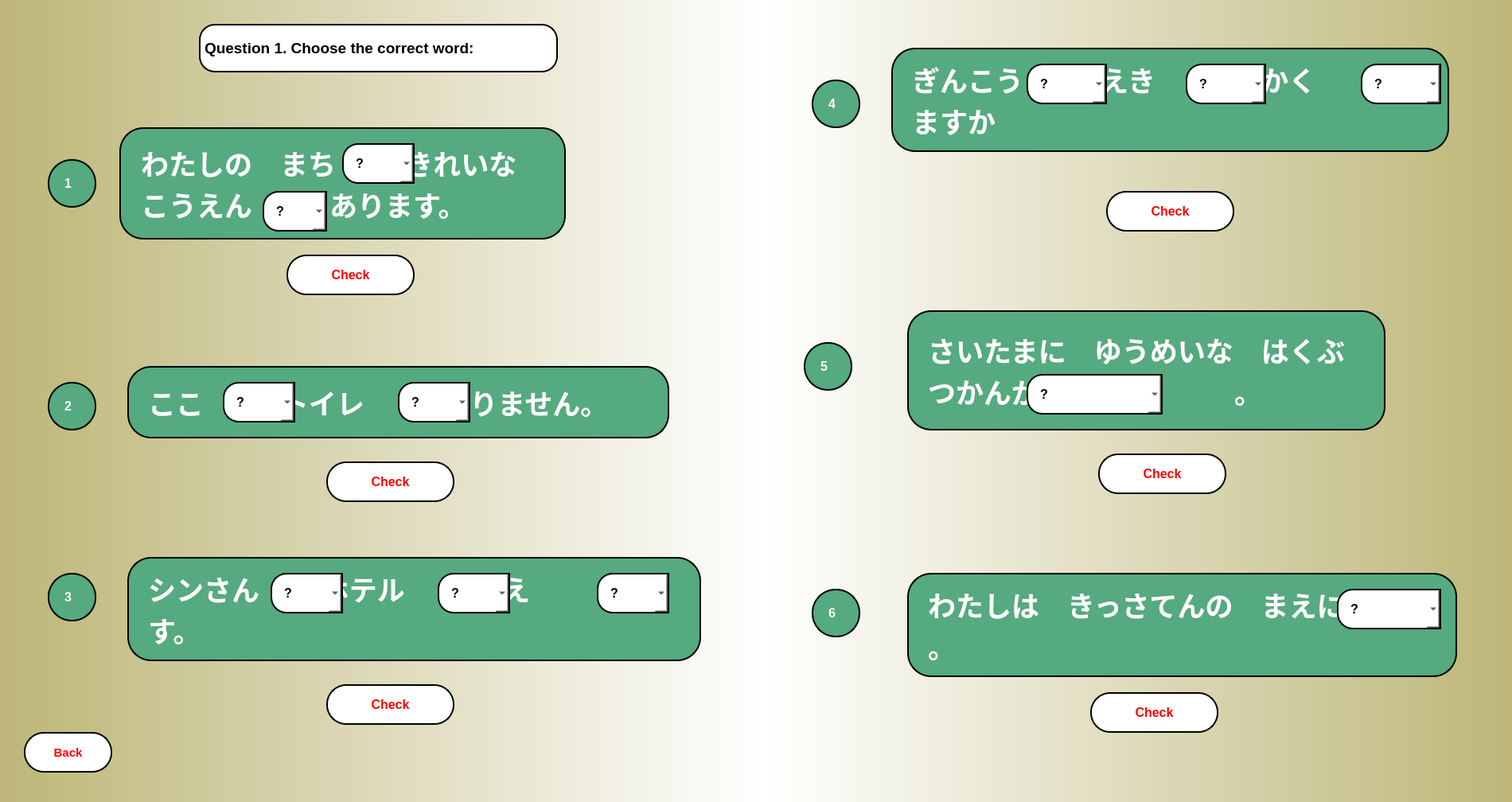
<?xml version="1.0" encoding="UTF-8"?>
<ui version="4.0">
 <class>MainWindow</class>
 <widget class="QMainWindow" name="MainWindow">
  <property name="geometry">
   <rect>
    <x>0</x>
    <y>0</y>
    <width>1900</width>
    <height>1008</height>
   </rect>
  </property>
  <property name="windowTitle">
   <string>MainWindow</string>
  </property>
  <widget class="QWidget" name="centralwidget">
   <widget class="QWidget" name="widget" native="true">
    <property name="geometry">
     <rect>
      <x>0</x>
      <y>0</y>
      <width>1911</width>
      <height>1011</height>
     </rect>
    </property>
    <widget class="QWidget" name="widget_2" native="true">
     <property name="geometry">
      <rect>
       <x>0</x>
       <y>0</y>
       <width>961</width>
       <height>1011</height>
      </rect>
     </property>
     <property name="styleSheet">
      <string notr="true">background-color: qlineargradient(spread:repeat, x1:0, y1:0, x2:1, y2:0, stop:0 rgba(189, 182, 120, 255), stop:1 rgba(255, 255, 255, 255));</string>
     </property>
     <widget class="QLabel" name="label_3">
      <property name="geometry">
       <rect>
        <x>60</x>
        <y>200</y>
        <width>61</width>
        <height>61</height>
       </rect>
      </property>
      <property name="font">
       <font>
        <pointsize>12</pointsize>
        <weight>75</weight>
        <bold>true</bold>
       </font>
      </property>
      <property name="styleSheet">
       <string notr="true">border-radius: 30px;
border: 2px solid black;
padding: 15px;
background-color: rgb(85, 170, 127);
color: rgb(255, 255, 255);</string>
      </property>
      <property name="text">
       <string>1</string>
      </property>
     </widget>
     <widget class="QLabel" name="label_4">
      <property name="geometry">
       <rect>
        <x>60</x>
        <y>480</y>
        <width>61</width>
        <height>61</height>
       </rect>
      </property>
      <property name="font">
       <font>
        <pointsize>12</pointsize>
        <weight>75</weight>
        <bold>true</bold>
       </font>
      </property>
      <property name="styleSheet">
       <string notr="true">border-radius: 30px;
border: 2px solid black;
padding: 15px;
background-color: rgb(85, 170, 127);
color: rgb(255, 255, 255);</string>
      </property>
      <property name="text">
       <string>2</string>
      </property>
     </widget>
     <widget class="QLabel" name="q2">
      <property name="geometry">
       <rect>
        <x>160</x>
        <y>460</y>
        <width>681</width>
        <height>91</height>
       </rect>
      </property>
      <property name="font">
       <font>
        <pointsize>26</pointsize>
        <weight>75</weight>
        <bold>true</bold>
        <strikeout>false</strikeout>
       </font>
      </property>
      <property name="mouseTracking">
       <bool>false</bool>
      </property>
      <property name="tabletTracking">
       <bool>false</bool>
      </property>
      <property name="acceptDrops">
       <bool>false</bool>
      </property>
      <property name="autoFillBackground">
       <bool>false</bool>
      </property>
      <property name="styleSheet">
       <string notr="true">border-radius: 30px;
border: 2px solid black;
padding: 15px;
background-color: rgb(85, 170, 127);
color: rgb(255, 255, 255);</string>
      </property>
      <property name="text">
       <string>ここ          トイレ          ありません。</string>
      </property>
      <property name="scaledContents">
       <bool>false</bool>
      </property>
      <property name="wordWrap">
       <bool>true</bool>
      </property>
     </widget>
     <widget class="QComboBox" name="ans14_2_1">
      <property name="geometry">
       <rect>
        <x>280</x>
        <y>480</y>
        <width>91</width>
        <height>51</height>
       </rect>
      </property>
      <property name="font">
       <font>
        <pointsize>12</pointsize>
        <weight>75</weight>
        <bold>true</bold>
       </font>
      </property>
      <property name="styleSheet">
       <string notr="true">border-top-left-radius: 20px;
border-bottom-left-radius:20px;
border: 2px solid black;
padding: 15px;
background-color: rgb(255, 255, 255);</string>
      </property>
      <item>
       <property name="text">
        <string>?</string>
       </property>
      </item>
      <item>
       <property name="text">
        <string>に</string>
       </property>
      </item>
      <item>
       <property name="text">
        <string>が</string>
       </property>
      </item>
     </widget>
     <widget class="QLabel" name="label_5">
      <property name="geometry">
       <rect>
        <x>60</x>
        <y>720</y>
        <width>61</width>
        <height>61</height>
       </rect>
      </property>
      <property name="font">
       <font>
        <pointsize>12</pointsize>
        <weight>75</weight>
        <bold>true</bold>
       </font>
      </property>
      <property name="styleSheet">
       <string notr="true">border-radius: 30px;
border: 2px solid black;
padding: 15px;
background-color: rgb(85, 170, 127);
color: rgb(255, 255, 255);</string>
      </property>
      <property name="text">
       <string>3</string>
      </property>
     </widget>
     <widget class="QPushButton" name="check14_1">
      <property name="geometry">
       <rect>
        <x>360</x>
        <y>320</y>
        <width>161</width>
        <height>51</height>
       </rect>
      </property>
      <property name="font">
       <font>
        <pointsize>12</pointsize>
        <weight>75</weight>
        <bold>true</bold>
       </font>
      </property>
      <property name="styleSheet">
       <string notr="true">QPushButton {
border-radius: 25px;
border: 2px solid black;
padding: 15px;
background-color:rgb(255, 255, 255);
color: rgb(255, 0, 0);
}

QPushButton:pressed {
    background-color:rgb(170, 255, 255);
}</string>
      </property>
      <property name="text">
       <string>Check</string>
      </property>
     </widget>
     <widget class="QPushButton" name="check14_2">
      <property name="geometry">
       <rect>
        <x>410</x>
        <y>580</y>
        <width>161</width>
        <height>51</height>
       </rect>
      </property>
      <property name="font">
       <font>
        <pointsize>12</pointsize>
        <weight>75</weight>
        <bold>true</bold>
       </font>
      </property>
      <property name="styleSheet">
       <string notr="true">QPushButton {
border-radius: 25px;
border: 2px solid black;
padding: 15px;
background-color:rgb(255, 255, 255);
color: rgb(255, 0, 0);
}

QPushButton:pressed {
    background-color:rgb(170, 255, 255);
}</string>
      </property>
      <property name="text">
       <string>Check</string>
      </property>
     </widget>
     <widget class="QLabel" name="q2_2">
      <property name="geometry">
       <rect>
        <x>160</x>
        <y>700</y>
        <width>721</width>
        <height>131</height>
       </rect>
      </property>
      <property name="font">
       <font>
        <pointsize>26</pointsize>
        <weight>75</weight>
        <bold>true</bold>
        <strikeout>false</strikeout>
       </font>
      </property>
      <property name="mouseTracking">
       <bool>false</bool>
      </property>
      <property name="tabletTracking">
       <bool>false</bool>
      </property>
      <property name="acceptDrops">
       <bool>false</bool>
      </property>
      <property name="autoFillBackground">
       <bool>false</bool>
      </property>
      <property name="styleSheet">
       <string notr="true">border-radius: 30px;
border: 2px solid black;
padding: 15px;
background-color: rgb(85, 170, 127);
color: rgb(255, 255, 255);</string>
      </property>
      <property name="text">
       <string>シンさん        ホテル         まえ         います。</string>
      </property>
      <property name="scaledContents">
       <bool>false</bool>
      </property>
      <property name="wordWrap">
       <bool>true</bool>
      </property>
     </widget>
     <widget class="QPushButton" name="check14_3">
      <property name="geometry">
       <rect>
        <x>410</x>
        <y>860</y>
        <width>161</width>
        <height>51</height>
       </rect>
      </property>
      <property name="font">
       <font>
        <pointsize>12</pointsize>
        <weight>75</weight>
        <bold>true</bold>
       </font>
      </property>
      <property name="styleSheet">
       <string notr="true">QPushButton {
border-radius: 25px;
border: 2px solid black;
padding: 15px;
background-color:rgb(255, 255, 255);
color: rgb(255, 0, 0);
}

QPushButton:pressed {
    background-color:rgb(170, 255, 255);
}</string>
      </property>
      <property name="text">
       <string>Check</string>
      </property>
     </widget>
     <widget class="QLabel" name="label">
      <property name="geometry">
       <rect>
        <x>250</x>
        <y>30</y>
        <width>451</width>
        <height>61</height>
       </rect>
      </property>
      <property name="font">
       <font>
        <pointsize>14</pointsize>
        <weight>75</weight>
        <bold>true</bold>
       </font>
      </property>
      <property name="styleSheet">
       <string notr="true">border-radius: 20px;
border: 2px solid black;
background-color: rgb(255, 255, 255);
</string>
      </property>
      <property name="text">
       <string>Question 1. Choose the correct word:</string>
      </property>
     </widget>
     <widget class="QPushButton" name="back_gr14">
      <property name="geometry">
       <rect>
        <x>30</x>
        <y>920</y>
        <width>111</width>
        <height>51</height>
       </rect>
      </property>
      <property name="font">
       <font>
        <pointsize>11</pointsize>
        <weight>75</weight>
        <bold>true</bold>
       </font>
      </property>
      <property name="styleSheet">
       <string notr="true">QPushButton {
border-radius: 25px;
border: 2px solid black;
padding: 15px;
background-color:rgb(255, 255, 255);
color: rgb(255, 0, 0);
}

QPushButton:pressed {
    background-color:rgb(170, 255, 255);
}</string>
      </property>
      <property name="text">
       <string>Back</string>
      </property>
     </widget>
     <widget class="QLabel" name="q1_3">
      <property name="geometry">
       <rect>
        <x>150</x>
        <y>160</y>
        <width>561</width>
        <height>141</height>
       </rect>
      </property>
      <property name="font">
       <font>
        <pointsize>26</pointsize>
        <weight>75</weight>
        <bold>true</bold>
        <strikeout>false</strikeout>
        <stylestrategy>PreferDefault</stylestrategy>
       </font>
      </property>
      <property name="cursor">
       <cursorShape>ArrowCursor</cursorShape>
      </property>
      <property name="mouseTracking">
       <bool>true</bool>
      </property>
      <property name="tabletTracking">
       <bool>false</bool>
      </property>
      <property name="acceptDrops">
       <bool>false</bool>
      </property>
      <property name="toolTip">
       <string>&lt;html&gt;&lt;head/&gt;&lt;body&gt;&lt;p&gt;&lt;br/&gt;&lt;/p&gt;&lt;/body&gt;&lt;/html&gt;</string>
      </property>
      <property name="autoFillBackground">
       <bool>false</bool>
      </property>
      <property name="styleSheet">
       <string notr="true">border-radius: 30px;
border: 2px solid black;
padding: 15px;
background-color: rgb(85, 170, 127);
color: rgb(255, 255, 255);</string>
      </property>
      <property name="frameShape">
       <enum>QFrame::NoFrame</enum>
      </property>
      <property name="text">
       <string>わたしの　まち         きれいな　こうえん          あります。</string>
      </property>
      <property name="scaledContents">
       <bool>false</bool>
      </property>
      <property name="wordWrap">
       <bool>true</bool>
      </property>
      <property name="margin">
       <number>5</number>
      </property>
      <property name="indent">
       <number>10</number>
      </property>
      <property name="openExternalLinks">
       <bool>false</bool>
      </property>
     </widget>
     <widget class="QComboBox" name="ans14_2_2">
      <property name="geometry">
       <rect>
        <x>500</x>
        <y>480</y>
        <width>91</width>
        <height>51</height>
       </rect>
      </property>
      <property name="font">
       <font>
        <pointsize>12</pointsize>
        <weight>75</weight>
        <bold>true</bold>
       </font>
      </property>
      <property name="styleSheet">
       <string notr="true">border-top-left-radius: 20px;
border-bottom-left-radius:20px;
border: 2px solid black;
padding: 15px;
background-color: rgb(255, 255, 255);</string>
      </property>
      <item>
       <property name="text">
        <string>?</string>
       </property>
      </item>
      <item>
       <property name="text">
        <string>に</string>
       </property>
      </item>
      <item>
       <property name="text">
        <string>は</string>
       </property>
      </item>
     </widget>
     <widget class="QComboBox" name="ans14_2_3">
      <property name="geometry">
       <rect>
        <x>750</x>
        <y>720</y>
        <width>91</width>
        <height>51</height>
       </rect>
      </property>
      <property name="font">
       <font>
        <pointsize>12</pointsize>
        <weight>75</weight>
        <bold>true</bold>
       </font>
      </property>
      <property name="styleSheet">
       <string notr="true">border-top-left-radius: 20px;
border-bottom-left-radius:20px;
border: 2px solid black;
padding: 15px;
background-color: rgb(255, 255, 255);</string>
      </property>
      <item>
       <property name="text">
        <string>?</string>
       </property>
      </item>
      <item>
       <property name="text">
        <string>に</string>
       </property>
      </item>
      <item>
       <property name="text">
        <string>の</string>
       </property>
      </item>
     </widget>
     <widget class="QComboBox" name="ans14_3_1">
      <property name="geometry">
       <rect>
        <x>340</x>
        <y>720</y>
        <width>91</width>
        <height>51</height>
       </rect>
      </property>
      <property name="font">
       <font>
        <pointsize>12</pointsize>
        <weight>75</weight>
        <bold>true</bold>
       </font>
      </property>
      <property name="styleSheet">
       <string notr="true">border-top-left-radius: 20px;
border-bottom-left-radius:20px;
border: 2px solid black;
padding: 15px;
background-color: rgb(255, 255, 255);</string>
      </property>
      <item>
       <property name="text">
        <string>?</string>
       </property>
      </item>
      <item>
       <property name="text">
        <string>に</string>
       </property>
      </item>
      <item>
       <property name="text">
        <string>は</string>
       </property>
      </item>
     </widget>
     <widget class="QComboBox" name="ans14_3_2">
      <property name="geometry">
       <rect>
        <x>550</x>
        <y>720</y>
        <width>91</width>
        <height>51</height>
       </rect>
      </property>
      <property name="font">
       <font>
        <pointsize>12</pointsize>
        <weight>75</weight>
        <bold>true</bold>
       </font>
      </property>
      <property name="styleSheet">
       <string notr="true">border-top-left-radius: 20px;
border-bottom-left-radius:20px;
border: 2px solid black;
padding: 15px;
background-color: rgb(255, 255, 255);</string>
      </property>
      <item>
       <property name="text">
        <string>?</string>
       </property>
      </item>
      <item>
       <property name="text">
        <string>に</string>
       </property>
      </item>
      <item>
       <property name="text">
        <string>の</string>
       </property>
      </item>
     </widget>
     <widget class="QComboBox" name="ans14_1_1">
      <property name="geometry">
       <rect>
        <x>430</x>
        <y>180</y>
        <width>91</width>
        <height>51</height>
       </rect>
      </property>
      <property name="font">
       <font>
        <pointsize>12</pointsize>
        <weight>75</weight>
        <bold>true</bold>
       </font>
      </property>
      <property name="styleSheet">
       <string notr="true">border-top-left-radius: 20px;
border-bottom-left-radius:20px;
border: 2px solid black;
padding: 15px;
background-color: rgb(255, 255, 255);</string>
      </property>
      <item>
       <property name="text">
        <string>?</string>
       </property>
      </item>
      <item>
       <property name="text">
        <string>に</string>
       </property>
      </item>
      <item>
       <property name="text">
        <string>が</string>
       </property>
      </item>
     </widget>
     <widget class="QComboBox" name="ans14_1_2">
      <property name="geometry">
       <rect>
        <x>330</x>
        <y>240</y>
        <width>81</width>
        <height>51</height>
       </rect>
      </property>
      <property name="font">
       <font>
        <pointsize>12</pointsize>
        <weight>75</weight>
        <bold>true</bold>
       </font>
      </property>
      <property name="styleSheet">
       <string notr="true">border-top-left-radius: 20px;
border-bottom-left-radius:20px;
border: 2px solid black;
padding: 15px;
background-color: rgb(255, 255, 255);</string>
      </property>
      <item>
       <property name="text">
        <string>?</string>
       </property>
      </item>
      <item>
       <property name="text">
        <string>が</string>
       </property>
      </item>
      <item>
       <property name="text">
        <string>は</string>
       </property>
      </item>
     </widget>
    </widget>
    <widget class="QWidget" name="widget_3" native="true">
     <property name="geometry">
      <rect>
       <x>960</x>
       <y>0</y>
       <width>941</width>
       <height>1011</height>
      </rect>
     </property>
     <property name="styleSheet">
      <string notr="true">background-color: qlineargradient(spread:repeat, x1:0, y1:0, x2:1, y2:0, stop:0 rgba(189, 182, 120, 255), stop:1 rgba(255, 255, 255, 255));
background-color: qlineargradient(spread:repeat, x1:1, y1:1, x2:0, y2:1, stop:0 rgba(189, 182, 120, 255), stop:1 rgba(255, 255, 255, 255));</string>
     </property>
     <widget class="QLabel" name="label_6">
      <property name="geometry">
       <rect>
        <x>60</x>
        <y>100</y>
        <width>61</width>
        <height>61</height>
       </rect>
      </property>
      <property name="font">
       <font>
        <pointsize>12</pointsize>
        <weight>75</weight>
        <bold>true</bold>
       </font>
      </property>
      <property name="styleSheet">
       <string notr="true">border-radius: 30px;
border: 2px solid black;
padding: 15px;
background-color: rgb(85, 170, 127);
color: rgb(255, 255, 255);</string>
      </property>
      <property name="text">
       <string>4</string>
      </property>
     </widget>
     <widget class="QLabel" name="q1_2">
      <property name="geometry">
       <rect>
        <x>160</x>
        <y>60</y>
        <width>701</width>
        <height>131</height>
       </rect>
      </property>
      <property name="font">
       <font>
        <pointsize>26</pointsize>
        <weight>75</weight>
        <bold>true</bold>
        <strikeout>false</strikeout>
        <stylestrategy>PreferDefault</stylestrategy>
       </font>
      </property>
      <property name="cursor">
       <cursorShape>ArrowCursor</cursorShape>
      </property>
      <property name="mouseTracking">
       <bool>true</bool>
      </property>
      <property name="tabletTracking">
       <bool>false</bool>
      </property>
      <property name="acceptDrops">
       <bool>false</bool>
      </property>
      <property name="toolTip">
       <string>&lt;html&gt;&lt;head/&gt;&lt;body&gt;&lt;p&gt;&lt;span style=&quot; font-family:'Noto Sans JP','ヒラギノ角ゴ Pro W3','Hiragino Kaku Gothic Pro','メイリオ','Meiryo','ＭＳ Ｐゴシック','sans-serif'; font-size:20px; color:#717171; background-color:#fffdf7;&quot;&gt;テーブルの うえ           バナナ&lt;/span&gt;&lt;span style=&quot; font-family:'Noto Sans JP','ヒラギノ角ゴ Pro W3','Hiragino Kaku Gothic Pro','メイリオ','Meiryo','ＭＳ Ｐゴシック','sans-serif'; font-size:20px; font-weight:400; color:#717171; background-color:#fffdf7;&quot;/&gt;&lt;span style=&quot; font-family:'Noto Sans JP','ヒラギノ角ゴ Pro W3','Hiragino Kaku Gothic Pro','メイリオ','Meiryo','ＭＳ Ｐゴシック','sans-serif'; font-size:20px; color:#717171; background-color:#fffdf7;&quot;&gt;あります。&lt;/span&gt;&lt;/p&gt;&lt;p&gt;&lt;br/&gt;&lt;span style=&quot; font-family:'Noto Sans JP'; font-size:18px; color:#717171;&quot;/&gt;&lt;span style=&quot; font-family:'Noto Sans JP'; font-size:18px; font-weight:400; color:#717171;&quot;/&gt;&lt;a name=&quot;ui-id-4-button&quot;/&gt;&lt;a href=&quot;https://a1.marugotoweb.jp/en/grammar_topic6_11.php#nogo&quot;&gt;&lt;span style=&quot; font-family:'Verdana','Arial','sans-serif'; font-size:20px; font-weight:400; color:#666666; background-color:#fffdf7; vertical-align:middle;&quot;&gt;&lt;br/&gt;&lt;/span&gt;&lt;/a&gt;&lt;span style=&quot; font-family:'Noto Sans JP'; font-size:18px; font-weight:400; color:#717171;&quot;/&gt;&lt;a name=&quot;ui-id-4-button&quot;/&gt;&lt;a href=&quot;https://a1.marugotoweb.jp/en/grammar_topic6_11.php#nogo&quot;&gt;&lt;span style=&quot; font-family:'Verdana','Arial','sans-serif'; font-size:20px; font-weight:400; color:#666666; background-color:#fffdf7; vertical-align:middle;&quot;&gt;&lt;br/&gt;&lt;/span&gt;&lt;/a&gt;&lt;/p&gt;&lt;/body&gt;&lt;/html&gt;</string>
      </property>
      <property name="autoFillBackground">
       <bool>false</bool>
      </property>
      <property name="styleSheet">
       <string notr="true">border-radius: 30px;
border: 2px solid black;
padding: 15px;
background-color: rgb(85, 170, 127);
color: rgb(255, 255, 255);</string>
      </property>
      <property name="frameShape">
       <enum>QFrame::NoFrame</enum>
      </property>
      <property name="text">
       <string>ぎんこう          えき          ちかく        ありますか</string>
      </property>
      <property name="scaledContents">
       <bool>false</bool>
      </property>
      <property name="wordWrap">
       <bool>true</bool>
      </property>
     </widget>
     <widget class="QComboBox" name="ans14_4_2">
      <property name="geometry">
       <rect>
        <x>530</x>
        <y>80</y>
        <width>101</width>
        <height>51</height>
       </rect>
      </property>
      <property name="font">
       <font>
        <pointsize>12</pointsize>
        <weight>75</weight>
        <bold>true</bold>
       </font>
      </property>
      <property name="styleSheet">
       <string notr="true">border-top-left-radius: 20px;
border-bottom-left-radius:20px;
border: 2px solid black;
padding: 15px;
background-color: rgb(255, 255, 255);</string>
      </property>
      <item>
       <property name="text">
        <string>?</string>
       </property>
      </item>
      <item>
       <property name="text">
        <string>に</string>
       </property>
      </item>
      <item>
       <property name="text">
        <string>の</string>
       </property>
      </item>
     </widget>
     <widget class="QComboBox" name="ans14_4_1">
      <property name="geometry">
       <rect>
        <x>330</x>
        <y>80</y>
        <width>101</width>
        <height>51</height>
       </rect>
      </property>
      <property name="font">
       <font>
        <pointsize>12</pointsize>
        <weight>75</weight>
        <bold>true</bold>
       </font>
      </property>
      <property name="styleSheet">
       <string notr="true">border-top-left-radius: 20px;
border-bottom-left-radius:20px;
border: 2px solid black;
padding: 15px;
background-color: rgb(255, 255, 255);</string>
      </property>
      <item>
       <property name="text">
        <string>?</string>
       </property>
      </item>
      <item>
       <property name="text">
        <string>の</string>
       </property>
      </item>
      <item>
       <property name="text">
        <string>は</string>
       </property>
      </item>
     </widget>
     <widget class="QLabel" name="label_7">
      <property name="geometry">
       <rect>
        <x>50</x>
        <y>430</y>
        <width>61</width>
        <height>61</height>
       </rect>
      </property>
      <property name="font">
       <font>
        <pointsize>12</pointsize>
        <weight>75</weight>
        <bold>true</bold>
       </font>
      </property>
      <property name="styleSheet">
       <string notr="true">border-radius: 30px;
border: 2px solid black;
padding: 15px;
background-color: rgb(85, 170, 127);
color: rgb(255, 255, 255);</string>
      </property>
      <property name="text">
       <string>5</string>
      </property>
     </widget>
     <widget class="QPushButton" name="check14_4">
      <property name="geometry">
       <rect>
        <x>430</x>
        <y>240</y>
        <width>161</width>
        <height>51</height>
       </rect>
      </property>
      <property name="font">
       <font>
        <pointsize>12</pointsize>
        <weight>75</weight>
        <bold>true</bold>
       </font>
      </property>
      <property name="styleSheet">
       <string notr="true">QPushButton {
border-radius: 25px;
border: 2px solid black;
padding: 15px;
background-color:rgb(255, 255, 255);
color: rgb(255, 0, 0);
}

QPushButton:pressed {
    background-color:rgb(170, 255, 255);
}</string>
      </property>
      <property name="text">
       <string>Check</string>
      </property>
     </widget>
     <widget class="QPushButton" name="check14_5">
      <property name="geometry">
       <rect>
        <x>420</x>
        <y>570</y>
        <width>161</width>
        <height>51</height>
       </rect>
      </property>
      <property name="font">
       <font>
        <pointsize>12</pointsize>
        <weight>75</weight>
        <bold>true</bold>
       </font>
      </property>
      <property name="styleSheet">
       <string notr="true">QPushButton {
border-radius: 25px;
border: 2px solid black;
padding: 15px;
background-color:rgb(255, 255, 255);
color: rgb(255, 0, 0);
}

QPushButton:pressed {
    background-color:rgb(170, 255, 255);
}</string>
      </property>
      <property name="text">
       <string>Check</string>
      </property>
     </widget>
     <widget class="QLabel" name="label_8">
      <property name="geometry">
       <rect>
        <x>60</x>
        <y>740</y>
        <width>61</width>
        <height>61</height>
       </rect>
      </property>
      <property name="font">
       <font>
        <pointsize>12</pointsize>
        <weight>75</weight>
        <bold>true</bold>
       </font>
      </property>
      <property name="styleSheet">
       <string notr="true">border-radius: 30px;
border: 2px solid black;
padding: 15px;
background-color: rgb(85, 170, 127);
color: rgb(255, 255, 255);</string>
      </property>
      <property name="text">
       <string>6</string>
      </property>
     </widget>
     <widget class="QLabel" name="q2_3">
      <property name="geometry">
       <rect>
        <x>180</x>
        <y>720</y>
        <width>691</width>
        <height>131</height>
       </rect>
      </property>
      <property name="font">
       <font>
        <pointsize>26</pointsize>
        <weight>75</weight>
        <bold>true</bold>
        <strikeout>false</strikeout>
       </font>
      </property>
      <property name="mouseTracking">
       <bool>false</bool>
      </property>
      <property name="tabletTracking">
       <bool>false</bool>
      </property>
      <property name="acceptDrops">
       <bool>false</bool>
      </property>
      <property name="autoFillBackground">
       <bool>false</bool>
      </property>
      <property name="styleSheet">
       <string notr="true">border-radius: 30px;
border: 2px solid black;
padding: 15px;
background-color: rgb(85, 170, 127);
color: rgb(255, 255, 255);</string>
      </property>
      <property name="text">
       <string>わたしは　きっさてんの　まえに　　　　　。</string>
      </property>
      <property name="scaledContents">
       <bool>false</bool>
      </property>
      <property name="wordWrap">
       <bool>true</bool>
      </property>
     </widget>
     <widget class="QComboBox" name="ans14_6">
      <property name="geometry">
       <rect>
        <x>720</x>
        <y>740</y>
        <width>131</width>
        <height>51</height>
       </rect>
      </property>
      <property name="font">
       <font>
        <pointsize>12</pointsize>
        <weight>75</weight>
        <bold>true</bold>
       </font>
      </property>
      <property name="styleSheet">
       <string notr="true">border-top-left-radius: 20px;
border-bottom-left-radius:20px;
border: 2px solid black;
padding: 15px;
background-color: rgb(255, 255, 255);</string>
      </property>
      <item>
       <property name="text">
        <string>?</string>
       </property>
      </item>
      <item>
       <property name="text">
        <string>あります</string>
       </property>
      </item>
      <item>
       <property name="text">
        <string>います</string>
       </property>
      </item>
     </widget>
     <widget class="QPushButton" name="check14_6">
      <property name="geometry">
       <rect>
        <x>410</x>
        <y>870</y>
        <width>161</width>
        <height>51</height>
       </rect>
      </property>
      <property name="font">
       <font>
        <pointsize>12</pointsize>
        <weight>75</weight>
        <bold>true</bold>
       </font>
      </property>
      <property name="styleSheet">
       <string notr="true">QPushButton {
border-radius: 25px;
border: 2px solid black;
padding: 15px;
background-color:rgb(255, 255, 255);
color: rgb(255, 0, 0);
}

QPushButton:pressed {
    background-color:rgb(170, 255, 255);
}</string>
      </property>
      <property name="text">
       <string>Check</string>
      </property>
     </widget>
     <widget class="QLabel" name="q1">
      <property name="geometry">
       <rect>
        <x>180</x>
        <y>390</y>
        <width>601</width>
        <height>151</height>
       </rect>
      </property>
      <property name="font">
       <font>
        <pointsize>26</pointsize>
        <weight>75</weight>
        <bold>true</bold>
        <strikeout>false</strikeout>
       </font>
      </property>
      <property name="mouseTracking">
       <bool>false</bool>
      </property>
      <property name="tabletTracking">
       <bool>false</bool>
      </property>
      <property name="acceptDrops">
       <bool>false</bool>
      </property>
      <property name="autoFillBackground">
       <bool>false</bool>
      </property>
      <property name="styleSheet">
       <string notr="true">border-radius: 30px;
border: 2px solid black;
padding: 15px;
background-color: rgb(85, 170, 127);
color: rgb(255, 255, 255);</string>
      </property>
      <property name="text">
       <string>さいたまに　ゆうめいな　はくぶつかんが　　　　　　　。</string>
      </property>
      <property name="scaledContents">
       <bool>false</bool>
      </property>
      <property name="wordWrap">
       <bool>true</bool>
      </property>
     </widget>
     <widget class="QComboBox" name="ans14_5">
      <property name="geometry">
       <rect>
        <x>330</x>
        <y>470</y>
        <width>171</width>
        <height>51</height>
       </rect>
      </property>
      <property name="font">
       <font>
        <pointsize>12</pointsize>
        <weight>75</weight>
        <bold>true</bold>
       </font>
      </property>
      <property name="styleSheet">
       <string notr="true">border-top-left-radius: 20px;
border-bottom-left-radius:20px;
border: 2px solid black;
padding: 15px;
background-color: rgb(255, 255, 255);</string>
      </property>
      <item>
       <property name="text">
        <string>?</string>
       </property>
      </item>
      <item>
       <property name="text">
        <string>あります</string>
       </property>
      </item>
      <item>
       <property name="text">
        <string>います</string>
       </property>
      </item>
     </widget>
     <widget class="QComboBox" name="ans14_4_3">
      <property name="geometry">
       <rect>
        <x>750</x>
        <y>80</y>
        <width>101</width>
        <height>51</height>
       </rect>
      </property>
      <property name="font">
       <font>
        <pointsize>12</pointsize>
        <weight>75</weight>
        <bold>true</bold>
       </font>
      </property>
      <property name="styleSheet">
       <string notr="true">border-top-left-radius: 20px;
border-bottom-left-radius:20px;
border: 2px solid black;
padding: 15px;
background-color: rgb(255, 255, 255);</string>
      </property>
      <item>
       <property name="text">
        <string>?</string>
       </property>
      </item>
      <item>
       <property name="text">
        <string>に</string>
       </property>
      </item>
      <item>
       <property name="text">
        <string>の</string>
       </property>
      </item>
     </widget>
    </widget>
   </widget>
  </widget>
 </widget>
 <resources/>
 <connections/>
</ui>
